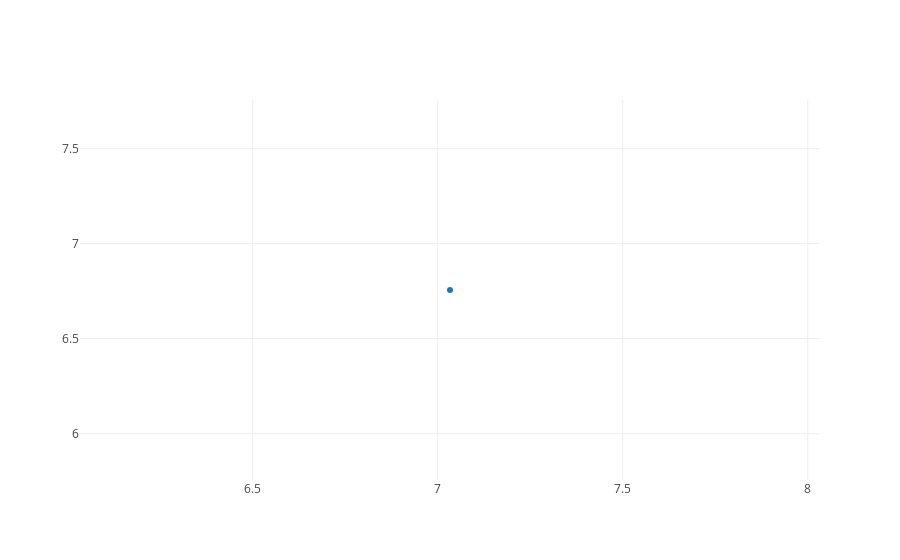

The cell this chart's notebook holds for it:
### Code cell
trace = go.Scatter(
    x = b['test'],
    y = b['val'],
    text='F-'+b['full'].astype(str) + 'D-' + b['drop'].astype(str) + '-L' + b['lag'].astype(str), 
    mode = 'markers'
)
py.iplot([trace], filename='basic-scatter')

### Figure 1 — Plotly figure (JSON) as saved in the notebook; plotly's stock layout.template omitted (floating-point values rounded to 4 significant figures)
{"data": [{"mode": "markers", "text": ["F-[512, 256]D-0.3-L12"], "type": "scatter", "uid": "6fe6d925-1bfc-459d-a55f-e3f37336e11e", "x": [7.033], "y": [6.756]}], "layout": {}}
